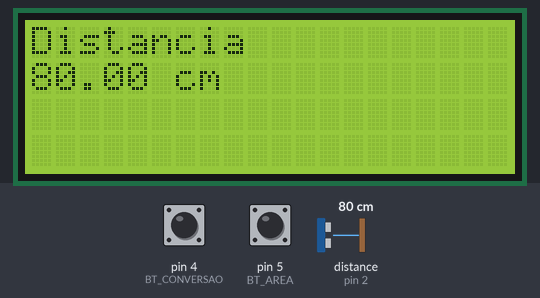
Recording of a sketch running on a simulated Arduino Uno, built with avr-gcc and run on an emulated ATmega328P. On the bench: 20×4 character LCD. The test bench sets the inputs (shaded band); at power-on: pin 5 (BT_AREA) HIGH, pin 4 (BT_CONVERSAO) HIGH, distance to the obstacle (sensor on pin 2) 80 cm. The echo pulse lasts 58.3 µs per cm.

Above: at 1.2 s.
1.3 s: pin 5 (BT_AREA) pulled LOW for 1 s
At 4.0 s:
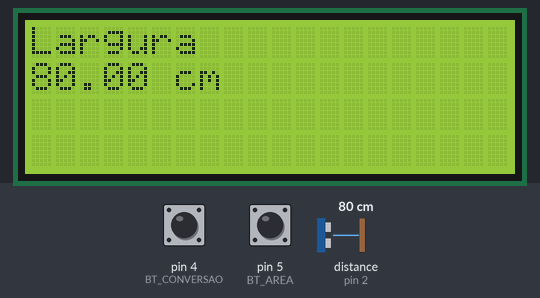
4.3 s: pin 5 (BT_AREA) pulled LOW for 0.15 s
At 6.0 s:
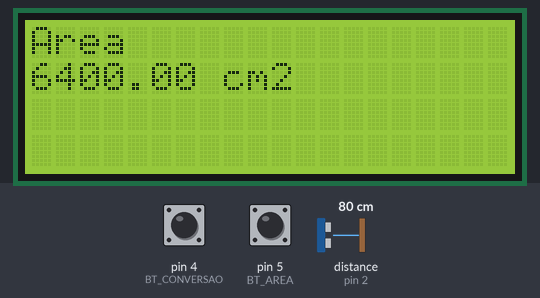
6.4 s: pin 5 (BT_AREA) pulled LOW for 0.15 s
At 7.1 s:
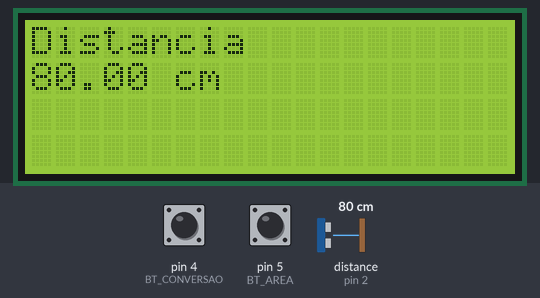
10.7 s: pin 4 (BT_CONVERSAO) pulled LOW for 0.15 s
At 11.6 s:
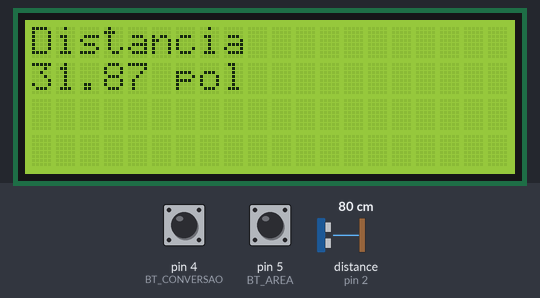
15.0 s: pin 4 (BT_CONVERSAO) pulled LOW for 1 s
At 17.2 s:
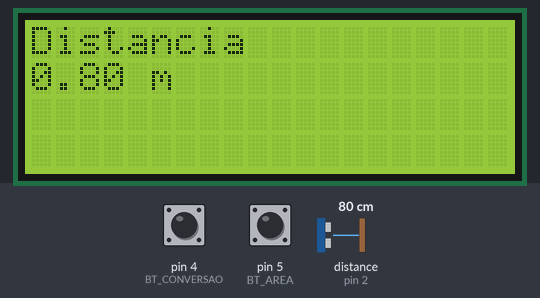
17.5 s: pin 4 (BT_CONVERSAO) pulled LOW for 0.15 s
At 17.9 s:
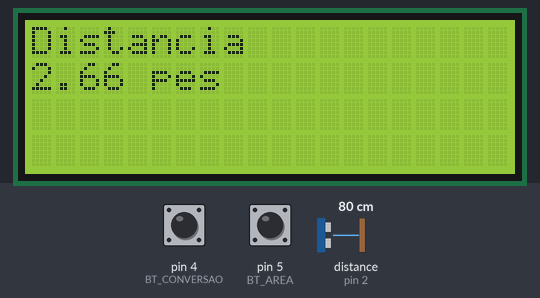
Timing chart, 0 to 20.5 s (numbered marks = the images above; inputs shaded):
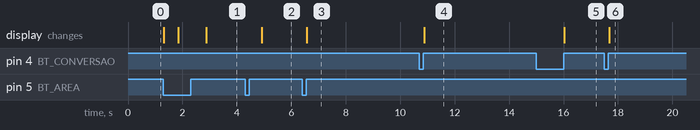

The sketch:

trena-ultrassonica.ino
```cpp
#include <Ultrasonic.h>
#include <LiquidCrystal_I2C.h>

//pinos do sensor
#define PINO_TRIGGER 3
#define PINO_ECHO 2

//pinos dos botões
#define BT_CONVERSAO 4 //botão de conversão de unidades
#define BT_AREA 5 //botão de cálculo de área

#define TAXA_ATUALIZACAO 1000
#define DISTANCIA_MAX 350 //3,5m

//unidades de medida: centímetros, polegadas, metros e pés
enum Unidades {
  CMT,
  POL,
  MT,
  PES
};

Ultrasonic sensor(PINO_TRIGGER, PINO_ECHO); //objeto para uso do sensor ultrassônico
LiquidCrystal_I2C lcd(0x27, 20, 4); //objeto para uso do display
Unidades unidade = CMT; //centímetro é a unidade padrão

float medirDistancia();
void imprimirUnidade();
void calcularArea();

void setup() {
  pinMode(BT_CONVERSAO, INPUT_PULLUP);
  pinMode(BT_AREA, INPUT_PULLUP);

  //inicialização do display
  lcd.init();
  lcd.backlight();
}

void loop() {

  //limpeza do display e escrita do distância medida
  lcd.clear();
  lcd.setCursor(0, 0);
  lcd.print("Distancia");

  lcd.setCursor(0, 1);

  float distancia = medirDistancia(); //medição

  //mensagem em caso de distâncias fora da escala
  if(distancia < 0) {
     lcd.print("fora de escala");
     delay(TAXA_ATUALIZACAO);
     return;
  }

  //escrita da distância e unidade no display
  lcd.print(String(distancia) + " ");
  imprimirUnidade();

  //verificação dos botões no restante do tempo antes de atualização do display
  long tempo_ref = millis(); //referência de tempo

  while (millis() - tempo_ref < TAXA_ATUALIZACAO) {
    //mudança da unidade de medida
    if (digitalRead(BT_CONVERSAO) == LOW) {
      unidade = unidade < PES ? unidade + 1 : CMT;
      while (!digitalRead(BT_CONVERSAO));
      break;
    }

    //entrada da função de cálculo de área
    if(digitalRead(BT_AREA) == LOW) {
      calcularArea();
      while(!digitalRead(BT_AREA));
      break;
    }
  }
}

float medirDistancia() {
  float distancia = sensor.read(); //medição

   //verificação de distância acima da máxima
   if(distancia > DISTANCIA_MAX) {
    return -1.0; //em caso de distância acima da máxima, o valor de -1 é retornado como código de erro
  }

  //conversão da unidade de medida para a saída
  switch(unidade) {
    case POL:
    distancia /= 2.51;
    break;
    case MT:
    distancia /= 100.0;
    break;
    case PES:
    distancia /= 30.12; //divisão por 2.51 para converter para polegadas e por 12 para converter para pés
    break;
  }

  return distancia;
}

//impressão da unidade de medida conforme a selecionada
void imprimirUnidade() {
  switch(unidade) {
    case CMT:
    lcd.print("cm");
    break;
    case POL:
    lcd.print("pol");
    break;
    case MT:
    lcd.print("m");
    break;
    case PES:
    lcd.print("pes");
    break;
  }
}

//cálculo de área
void calcularArea() {

  //confirmação da seleção
  lcd.clear();
  lcd.setCursor(0, 0);
  lcd.print("Calculo de area");
  delay(500);

  //variáveis dos lados
  float a;
  float b;
  float distancia;

  boolean mensurado; //variável para confirmação da medição dos lados

  //loop para medição dos lados da sala para cálculo de área
  //quando i=0, mede-se um lado, quando i=1, mede-se outro lado
  for(int i = 0; i < 2; i++) {
    //reset das variáveis
    distancia = 0;
    mensurado = false;

    //enquanto o usuário não confirma que mediu a distância respectiva, o arduino continua a medição
    while(mensurado == false) {
      lcd.clear();
      lcd.setCursor(0, 0);
      lcd.print(i == 0 ? "Comprimento" : "Largura"); //quando i=0, mostra-se comprimento, quando i=1, mostra-se largura
      lcd.setCursor(0, 1);
      distancia = medirDistancia();

      //verificação se o valor medido está dentro do valor máximo e, caso sim, impressão da distância medida no display
      if(distancia < 0) {
        lcd.print("fora de escala");
        continue;
      } else {
        lcd.print(String(distancia) + " ");
        imprimirUnidade();
      }

      long t_ref = millis(); //referência de tempo para espera até a próxima atualização

      while(millis() - t_ref < TAXA_ATUALIZACAO) {
        //confirmação do usuário que a distância foi medida ao pressionar o botão de cálculo de área
        if(!digitalRead(BT_AREA)) {
          while(!digitalRead(BT_AREA));
          if(i == 0) {
            a = distancia;
          } else {
            b = distancia;
          }

          //mensurado tem o valor trocado para verdadeiro pois houve confirmação, indicando que o programa
          //deve seguir para o próximo lado ou encerrar o loop e mostrar a área calculada
          mensurado = true;
        }
      }
    }
  }

  //impressão do valor de área calculado pelo produto do comprimento e da largura
  lcd.clear();
  lcd.setCursor(0, 0);
  lcd.print("Area");
  lcd.setCursor(0, 1);
  lcd.print(a*b);
  lcd.print(" ");
  imprimirUnidade();
  lcd.print("2");

  while(digitalRead(BT_AREA)); //espera para o usuário sair da função e retornar a medição normal da trena
}
```

Measured:
- after the input at 1.3 s, the display: first changes at once (image 1 shows a later state)
- after the input at 4.3 s, the display: changes after 0.61 s (image 2)
- after the input at 6.4 s, the display: changes after 0.17 s (image 3)
- after the input at 10.7 s, the display: changes after 0.18 s (image 4)
- after the input at 15.0 s, the display: changes after 1.0 s (image 5)
- after the input at 17.5 s, the display: changes after 0.17 s (image 6)
